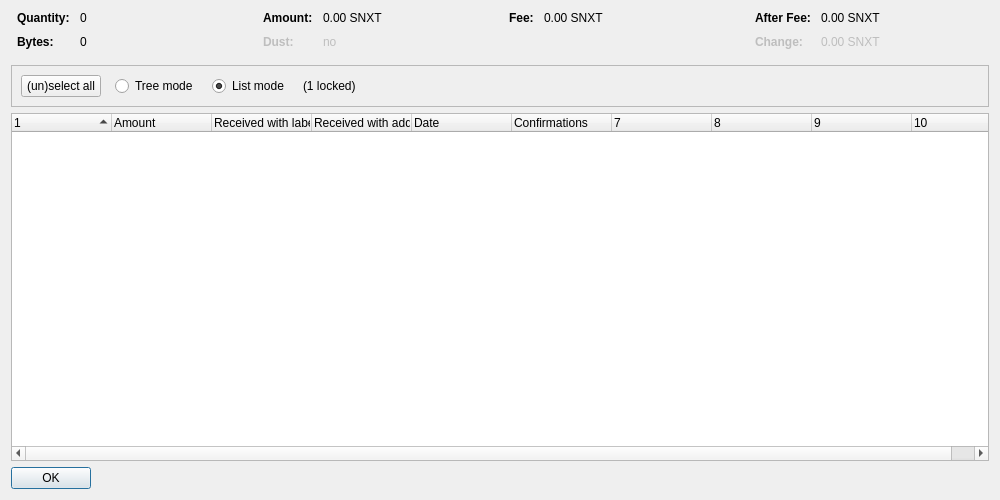
<?xml version="1.0" encoding="UTF-8"?>
<ui version="4.0">
 <class>CoinControlDialog</class>
 <widget class="QDialog" name="CoinControlDialog">
  <property name="geometry">
   <rect>
    <x>0</x>
    <y>0</y>
    <width>1000</width>
    <height>500</height>
   </rect>
  </property>
  <property name="windowTitle">
   <string>Coin Selection</string>
  </property>
  <layout class="QVBoxLayout" name="verticalLayout">
   <item>
    <layout class="QHBoxLayout" name="horizontalLayoutTop" stretch="0,0,0,0">
     <property name="topMargin">
      <number>0</number>
     </property>
     <property name="bottomMargin">
      <number>10</number>
     </property>
     <item>
      <layout class="QFormLayout" name="formLayoutCoinControl1">
       <property name="horizontalSpacing">
        <number>10</number>
       </property>
       <property name="verticalSpacing">
        <number>10</number>
       </property>
       <property name="leftMargin">
        <number>6</number>
       </property>
       <property name="rightMargin">
        <number>6</number>
       </property>
       <item row="0" column="0">
        <widget class="QLabel" name="labelCoinControlQuantityText">
         <property name="font">
          <font>
           <weight>75</weight>
           <bold>true</bold>
          </font>
         </property>
         <property name="text">
          <string>Quantity:</string>
         </property>
        </widget>
       </item>
       <item row="0" column="1">
        <widget class="QLabel" name="labelCoinControlQuantity">
         <property name="cursor">
          <cursorShape>IBeamCursor</cursorShape>
         </property>
         <property name="contextMenuPolicy">
          <enum>Qt::ActionsContextMenu</enum>
         </property>
         <property name="text">
          <string notr="true">0</string>
         </property>
         <property name="textInteractionFlags">
          <set>Qt::LinksAccessibleByMouse|Qt::TextSelectableByKeyboard|Qt::TextSelectableByMouse</set>
         </property>
        </widget>
       </item>
       <item row="1" column="0">
        <widget class="QLabel" name="labelCoinControlBytesText">
         <property name="font">
          <font>
           <weight>75</weight>
           <bold>true</bold>
          </font>
         </property>
         <property name="text">
          <string>Bytes:</string>
         </property>
        </widget>
       </item>
       <item row="1" column="1">
        <widget class="QLabel" name="labelCoinControlBytes">
         <property name="cursor">
          <cursorShape>IBeamCursor</cursorShape>
         </property>
         <property name="contextMenuPolicy">
          <enum>Qt::ActionsContextMenu</enum>
         </property>
         <property name="text">
          <string notr="true">0</string>
         </property>
         <property name="textInteractionFlags">
          <set>Qt::LinksAccessibleByMouse|Qt::TextSelectableByKeyboard|Qt::TextSelectableByMouse</set>
         </property>
        </widget>
       </item>
      </layout>
     </item>
     <item>
      <layout class="QFormLayout" name="formLayoutCoinControl2">
       <property name="horizontalSpacing">
        <number>10</number>
       </property>
       <property name="verticalSpacing">
        <number>10</number>
       </property>
       <property name="leftMargin">
        <number>6</number>
       </property>
       <property name="rightMargin">
        <number>6</number>
       </property>
       <item row="0" column="0">
        <widget class="QLabel" name="labelCoinControlAmountText">
         <property name="font">
          <font>
           <weight>75</weight>
           <bold>true</bold>
          </font>
         </property>
         <property name="text">
          <string>Amount:</string>
         </property>
        </widget>
       </item>
       <item row="0" column="1">
        <widget class="QLabel" name="labelCoinControlAmount">
         <property name="cursor">
          <cursorShape>IBeamCursor</cursorShape>
         </property>
         <property name="contextMenuPolicy">
          <enum>Qt::ActionsContextMenu</enum>
         </property>
         <property name="text">
          <string notr="true">0.00 SNXT</string>
         </property>
         <property name="textInteractionFlags">
          <set>Qt::LinksAccessibleByMouse|Qt::TextSelectableByKeyboard|Qt::TextSelectableByMouse</set>
         </property>
        </widget>
       </item>
       <item row="1" column="0">
        <widget class="QLabel" name="labelCoinControlLowOutputText">
         <property name="enabled">
          <bool>false</bool>
         </property>
         <property name="font">
          <font>
           <weight>75</weight>
           <bold>true</bold>
          </font>
         </property>
         <property name="text">
          <string>Dust:</string>
         </property>
        </widget>
       </item>
       <item row="1" column="1">
        <widget class="QLabel" name="labelCoinControlLowOutput">
         <property name="enabled">
          <bool>false</bool>
         </property>
         <property name="cursor">
          <cursorShape>IBeamCursor</cursorShape>
         </property>
         <property name="contextMenuPolicy">
          <enum>Qt::ActionsContextMenu</enum>
         </property>
         <property name="text">
          <string notr="true">no</string>
         </property>
         <property name="textInteractionFlags">
          <set>Qt::LinksAccessibleByMouse|Qt::TextSelectableByKeyboard|Qt::TextSelectableByMouse</set>
         </property>
        </widget>
       </item>
      </layout>
     </item>
     <item>
      <layout class="QFormLayout" name="formLayoutCoinControl3">
       <property name="horizontalSpacing">
        <number>10</number>
       </property>
       <property name="verticalSpacing">
        <number>10</number>
       </property>
       <property name="leftMargin">
        <number>6</number>
       </property>
       <property name="rightMargin">
        <number>6</number>
       </property>
       <item row="0" column="0">
        <widget class="QLabel" name="labelCoinControlFeeText">
         <property name="font">
          <font>
           <weight>75</weight>
           <bold>true</bold>
          </font>
         </property>
         <property name="text">
          <string>Fee:</string>
         </property>
        </widget>
       </item>
       <item row="0" column="1">
        <widget class="QLabel" name="labelCoinControlFee">
         <property name="cursor">
          <cursorShape>IBeamCursor</cursorShape>
         </property>
         <property name="contextMenuPolicy">
          <enum>Qt::ActionsContextMenu</enum>
         </property>
         <property name="text">
          <string notr="true">0.00 SNXT</string>
         </property>
         <property name="textInteractionFlags">
          <set>Qt::LinksAccessibleByMouse|Qt::TextSelectableByKeyboard|Qt::TextSelectableByMouse</set>
         </property>
        </widget>
       </item>
      </layout>
     </item>
     <item>
      <layout class="QFormLayout" name="formLayoutCoinControl4">
       <property name="horizontalSpacing">
        <number>10</number>
       </property>
       <property name="verticalSpacing">
        <number>10</number>
       </property>
       <property name="leftMargin">
        <number>6</number>
       </property>
       <property name="rightMargin">
        <number>6</number>
       </property>
       <item row="0" column="0">
        <widget class="QLabel" name="labelCoinControlAfterFeeText">
         <property name="font">
          <font>
           <weight>75</weight>
           <bold>true</bold>
          </font>
         </property>
         <property name="text">
          <string>After Fee:</string>
         </property>
        </widget>
       </item>
       <item row="0" column="1">
        <widget class="QLabel" name="labelCoinControlAfterFee">
         <property name="cursor">
          <cursorShape>IBeamCursor</cursorShape>
         </property>
         <property name="contextMenuPolicy">
          <enum>Qt::ActionsContextMenu</enum>
         </property>
         <property name="text">
          <string notr="true">0.00 SNXT</string>
         </property>
         <property name="textInteractionFlags">
          <set>Qt::LinksAccessibleByMouse|Qt::TextSelectableByKeyboard|Qt::TextSelectableByMouse</set>
         </property>
        </widget>
       </item>
       <item row="1" column="0">
        <widget class="QLabel" name="labelCoinControlChangeText">
         <property name="enabled">
          <bool>false</bool>
         </property>
         <property name="font">
          <font>
           <weight>75</weight>
           <bold>true</bold>
          </font>
         </property>
         <property name="text">
          <string>Change:</string>
         </property>
        </widget>
       </item>
       <item row="1" column="1">
        <widget class="QLabel" name="labelCoinControlChange">
         <property name="enabled">
          <bool>false</bool>
         </property>
         <property name="cursor">
          <cursorShape>IBeamCursor</cursorShape>
         </property>
         <property name="contextMenuPolicy">
          <enum>Qt::ActionsContextMenu</enum>
         </property>
         <property name="text">
          <string notr="true">0.00 SNXT</string>
         </property>
         <property name="textInteractionFlags">
          <set>Qt::LinksAccessibleByMouse|Qt::TextSelectableByKeyboard|Qt::TextSelectableByMouse</set>
         </property>
        </widget>
       </item>
      </layout>
     </item>
    </layout>
   </item>
   <item>
    <widget class="QFrame" name="frame">
     <property name="minimumSize">
      <size>
       <width>0</width>
       <height>40</height>
      </size>
     </property>
     <property name="frameShape">
      <enum>QFrame::StyledPanel</enum>
     </property>
     <property name="frameShadow">
      <enum>QFrame::Sunken</enum>
     </property>
     <layout class="QHBoxLayout" name="horizontalLayout">
      <item>
       <layout class="QHBoxLayout" name="horizontalLayoutPanel" stretch="0,0,0,0,0">
        <property name="spacing">
         <number>14</number>
        </property>
        <item>
         <widget class="QPushButton" name="pushButtonSelectAll">
          <property name="sizePolicy">
           <sizepolicy hsizetype="Maximum" vsizetype="Fixed">
            <horstretch>0</horstretch>
            <verstretch>0</verstretch>
           </sizepolicy>
          </property>
          <property name="text">
           <string>(un)select all</string>
          </property>
          <property name="autoDefault">
           <bool>false</bool>
          </property>
         </widget>
        </item>
        <item>
         <widget class="QRadioButton" name="radioTreeMode">
          <property name="sizePolicy">
           <sizepolicy hsizetype="Maximum" vsizetype="Fixed">
            <horstretch>0</horstretch>
            <verstretch>0</verstretch>
           </sizepolicy>
          </property>
          <property name="text">
           <string>Tree mode</string>
          </property>
         </widget>
        </item>
        <item>
         <widget class="QRadioButton" name="radioListMode">
          <property name="sizePolicy">
           <sizepolicy hsizetype="Maximum" vsizetype="Fixed">
            <horstretch>0</horstretch>
            <verstretch>0</verstretch>
           </sizepolicy>
          </property>
          <property name="text">
           <string>List mode</string>
          </property>
          <property name="checked">
           <bool>true</bool>
          </property>
         </widget>
        </item>
        <item>
         <widget class="QLabel" name="labelLocked">
          <property name="text">
           <string notr="true">(1 locked)</string>
          </property>
         </widget>
        </item>
        <item>
         <spacer name="horizontalSpacer">
          <property name="orientation">
           <enum>Qt::Horizontal</enum>
          </property>
          <property name="sizeHint" stdset="0">
           <size>
            <width>40</width>
            <height>20</height>
           </size>
          </property>
         </spacer>
        </item>
       </layout>
      </item>
     </layout>
    </widget>
   </item>
   <item>
    <widget class="CoinControlTreeWidget" name="treeWidget">
     <property name="contextMenuPolicy">
      <enum>Qt::CustomContextMenu</enum>
     </property>
     <property name="sortingEnabled">
      <bool>false</bool>
     </property>
     <property name="columnCount">
      <number>10</number>
     </property>
     <attribute name="headerShowSortIndicator" stdset="0">
      <bool>true</bool>
     </attribute>
     <attribute name="headerStretchLastSection">
      <bool>false</bool>
     </attribute>
     <column>
      <property name="text">
       <string/>
      </property>
     </column>
     <column>
      <property name="text">
       <string>Amount</string>
      </property>
     </column>
     <column>
      <property name="text">
       <string>Received with label</string>
      </property>
     </column>
     <column>
      <property name="text">
       <string>Received with address</string>
      </property>
     </column>
     <column>
      <property name="text">
       <string>Date</string>
      </property>
     </column>
     <column>
      <property name="text">
       <string>Confirmations</string>
      </property>
      <property name="toolTip">
       <string>Confirmed</string>
      </property>
     </column>
     <column>
      <property name="text">
       <string/>
      </property>
     </column>
     <column>
      <property name="text">
       <string/>
      </property>
     </column>
     <column>
      <property name="text">
       <string/>
      </property>
     </column>
     <column>
      <property name="text">
       <string/>
      </property>
     </column>
    </widget>
   </item>
   <item>
    <widget class="QDialogButtonBox" name="buttonBox">
     <property name="sizePolicy">
      <sizepolicy hsizetype="Maximum" vsizetype="Fixed">
       <horstretch>0</horstretch>
       <verstretch>0</verstretch>
      </sizepolicy>
     </property>
     <property name="orientation">
      <enum>Qt::Horizontal</enum>
     </property>
     <property name="standardButtons">
      <set>QDialogButtonBox::Ok</set>
     </property>
    </widget>
   </item>
  </layout>
 </widget>
 <customwidgets>
  <customwidget>
   <class>CoinControlTreeWidget</class>
   <extends>QTreeWidget</extends>
   <header>qt/coincontroltreewidget.h</header>
  </customwidget>
 </customwidgets>
 <resources/>
 <connections/>
</ui>
